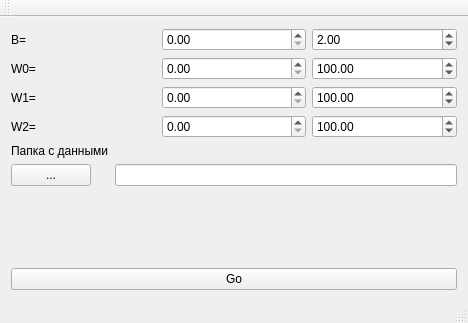
<?xml version="1.0" encoding="UTF-8"?>
<ui version="4.0">
 <class>MainWindow</class>
 <widget class="QMainWindow" name="MainWindow">
  <property name="geometry">
   <rect>
    <x>0</x>
    <y>0</y>
    <width>468</width>
    <height>323</height>
   </rect>
  </property>
  <property name="windowTitle">
   <string>MainWindow</string>
  </property>
  <widget class="QWidget" name="centralWidget">
   <layout class="QGridLayout" name="gridLayout_2">
    <item row="0" column="0">
     <layout class="QGridLayout" name="gridLayout">
      <item row="1" column="1">
       <widget class="QDoubleSpinBox" name="w00_input"/>
      </item>
      <item row="1" column="2">
       <widget class="QDoubleSpinBox" name="w01_input">
        <property name="maximum">
         <double>1000.990000000000009</double>
        </property>
        <property name="value">
         <double>100.000000000000000</double>
        </property>
       </widget>
      </item>
      <item row="3" column="1">
       <widget class="QDoubleSpinBox" name="w20_input"/>
      </item>
      <item row="0" column="1">
       <widget class="QDoubleSpinBox" name="b0_input"/>
      </item>
      <item row="0" column="2">
       <widget class="QDoubleSpinBox" name="b1_input">
        <property name="maximum">
         <double>1000.990000000000009</double>
        </property>
        <property name="value">
         <double>2.000000000000000</double>
        </property>
       </widget>
      </item>
      <item row="3" column="2">
       <widget class="QDoubleSpinBox" name="w21_input">
        <property name="maximum">
         <double>10000.000000000000000</double>
        </property>
        <property name="value">
         <double>100.000000000000000</double>
        </property>
       </widget>
      </item>
      <item row="2" column="2">
       <widget class="QDoubleSpinBox" name="w11_input">
        <property name="maximum">
         <double>1000.990000000000009</double>
        </property>
        <property name="value">
         <double>100.000000000000000</double>
        </property>
       </widget>
      </item>
      <item row="2" column="1">
       <widget class="QDoubleSpinBox" name="w10_input"/>
      </item>
      <item row="0" column="0">
       <widget class="QLabel" name="label">
        <property name="text">
         <string>B=</string>
        </property>
       </widget>
      </item>
      <item row="1" column="0">
       <widget class="QLabel" name="label_2">
        <property name="text">
         <string>W0=</string>
        </property>
       </widget>
      </item>
      <item row="2" column="0">
       <widget class="QLabel" name="label_3">
        <property name="text">
         <string>W1=</string>
        </property>
       </widget>
      </item>
      <item row="3" column="0">
       <widget class="QLabel" name="label_4">
        <property name="text">
         <string>W2=</string>
        </property>
       </widget>
      </item>
     </layout>
    </item>
    <item row="1" column="0">
     <layout class="QFormLayout" name="formLayout">
      <item row="2" column="1">
       <widget class="QLineEdit" name="folder_open"/>
      </item>
      <item row="2" column="0">
       <widget class="QPushButton" name="folder_button">
        <property name="text">
         <string>...</string>
        </property>
       </widget>
      </item>
      <item row="1" column="0">
       <widget class="QLabel" name="label_5">
        <property name="text">
         <string>Папка с данными</string>
        </property>
       </widget>
      </item>
     </layout>
    </item>
    <item row="2" column="0">
     <widget class="QPushButton" name="pushButton">
      <property name="text">
       <string>Go</string>
      </property>
     </widget>
    </item>
   </layout>
  </widget>
  <widget class="QMenuBar" name="menuBar">
   <property name="geometry">
    <rect>
     <x>0</x>
     <y>0</y>
     <width>468</width>
     <height>21</height>
    </rect>
   </property>
  </widget>
  <widget class="QToolBar" name="mainToolBar">
   <attribute name="toolBarArea">
    <enum>TopToolBarArea</enum>
   </attribute>
   <attribute name="toolBarBreak">
    <bool>false</bool>
   </attribute>
  </widget>
  <widget class="QStatusBar" name="statusBar"/>
 </widget>
 <layoutdefault spacing="6" margin="11"/>
 <resources/>
 <connections/>
</ui>
